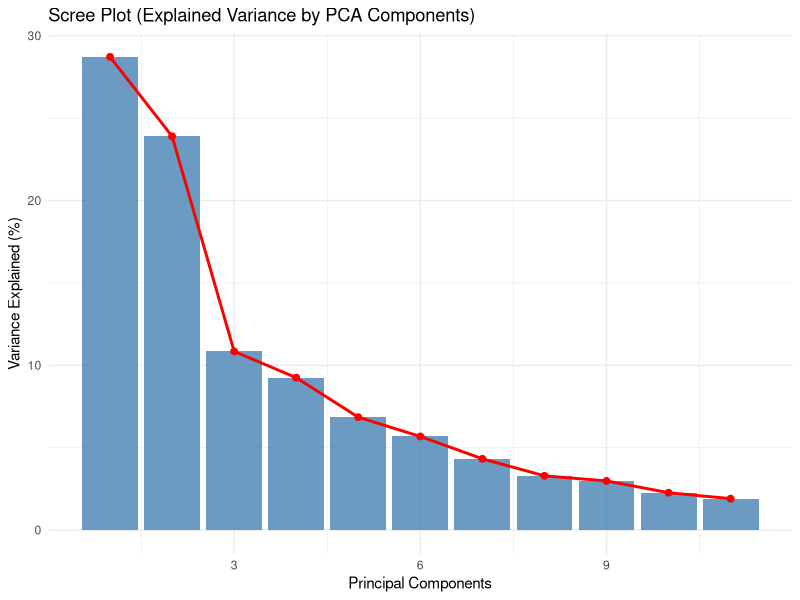
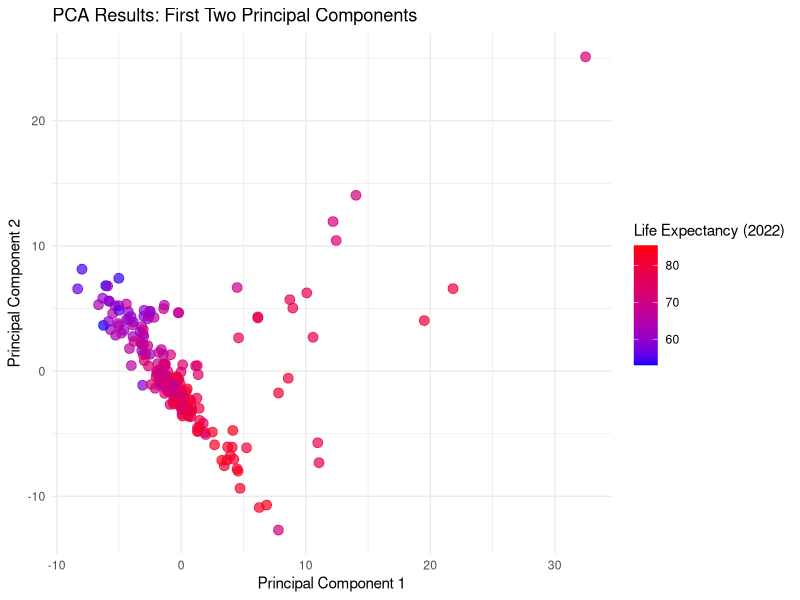
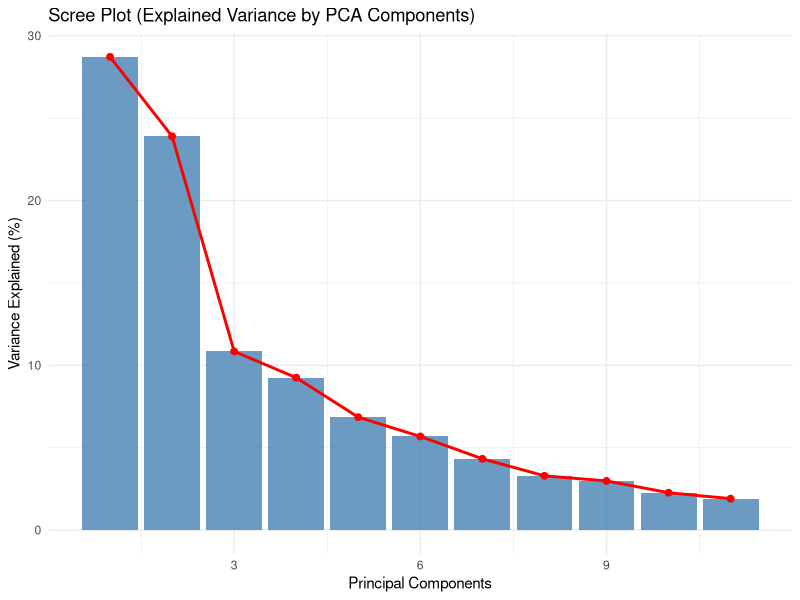
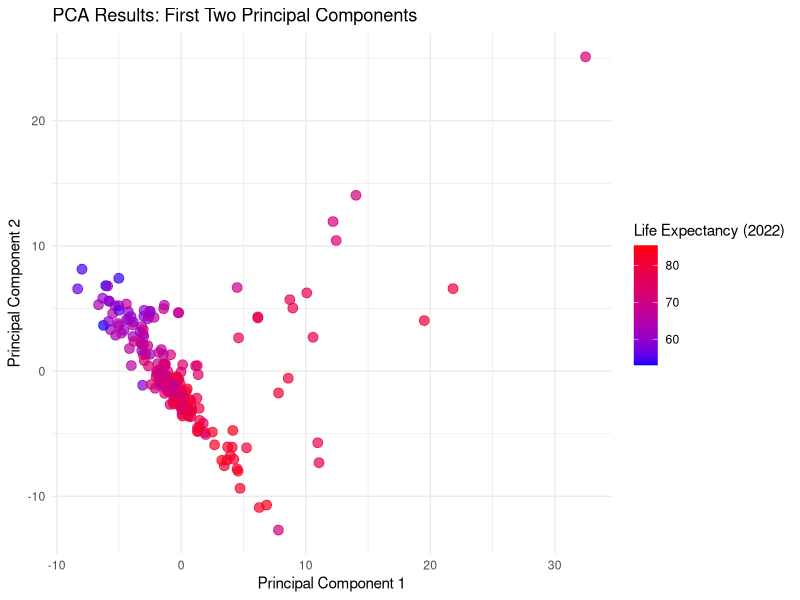

R code for these plots, in order: (Note: this script raises an error after producing the figures.)
## ---- chunk 1
# Load Required Libraries
library(readr)
library(dplyr)
library(tidyr)
library(caret)
library(ggplot2)
library(Metrics)
## ---- chunk 2
# Read the imputed data
imputed_data <- read_csv("data/imputed_data.csv")

# Exclude other years' life_expectancy variables
prepared_data <- imputed_data %>%
  select(-starts_with("life_expectancy_"), life_expectancy_2022, country, countryiso3code) %>%
  select(where(is.numeric)) # Keep only numeric variables

# Split into predictors (X) and target (Y)
target <- "life_expectancy_2022"
X <- prepared_data %>% select(-all_of(target))
Y <- prepared_data[[target]]
## ---- chunk 3
set.seed(123)  # For reproducibility
train_index <- createDataPartition(Y, p = 0.8, list = FALSE)

# Training data
train_data <- prepared_data[train_index, ]
X_train <- train_data %>% select(-life_expectancy_2022)
Y_train <- train_data$life_expectancy_2022

# Testing data
test_data <- prepared_data[-train_index, ]
X_test <- test_data %>% select(-life_expectancy_2022)
Y_test <- test_data$life_expectancy_2022
## ---- chunk 4
# Perform PCA on the training set predictors
preProcess_pca <- preProcess(X_train, method = "pca", thresh = 0.95) # Retain 95% variance
X_train_pca <- predict(preProcess_pca, X_train)

# Apply PCA transformation to testing data
X_test_pca <- predict(preProcess_pca, X_test)

# Combine PCA-transformed training predictors with the target variable
train_pca_data <- cbind(X_train_pca, life_expectancy_2022 = Y_train)

print(preProcess_pca)
## ---- chunk 5
# Calculate variance explained
explained_variance <- apply(X_train_pca, 2, var) / sum(apply(X_train_pca, 2, var)) * 100

# Create a data frame for the scree plot
scree_data <- data.frame(PC = seq_along(explained_variance), Variance = explained_variance)

# Create the scree plot
scree_plot <- ggplot(scree_data, aes(x = PC, y = Variance)) +
  geom_bar(stat = "identity", fill = "steelblue", alpha = 0.8) +
  theme_minimal() +
  labs(
    title = "Scree Plot (Explained Variance by PCA Components)",
    x = "Principal Components",
    y = "Variance Explained (%)"
  ) +
  geom_line(aes(group = 1), color = "red", size = 1) +
  geom_point(color = "red", size = 2)

# Save and display the scree plot
print(scree_plot)
ggsave("plot/pca_scree_plot.png", plot = scree_plot, width = 10, height = 6)
## ---- chunk 6
# Convert the PCA-transformed training data into a data frame
pca_data <- as.data.frame(X_train_pca)
pca_data$life_expectancy_2022 <- Y_train  # Add the target variable for coloring

# Create scatterplot for the first two principal components
scatter_plot <- ggplot(pca_data, aes(x = PC1, y = PC2, color = life_expectancy_2022)) +
  geom_point(alpha = 0.7, size = 3) +
  scale_color_gradient(low = "blue", high = "red") +
  theme_minimal() +
  labs(
    title = "PCA Results: First Two Principal Components",
    x = "Principal Component 1",
    y = "Principal Component 2",
    color = "Life Expectancy (2022)"
  )

# Save and display the scatter plot
print(scatter_plot)
ggsave("plot/pca_scatter_plot.png", plot = scatter_plot, width = 10, height = 6)
## ---- chunk 7
# Set up cross-validation
control <- trainControl(method = "cv", number = 5)  # 5-fold cross-validation

# Train Linear Regression
model_lm <- train(life_expectancy_2022 ~ ., data = train_pca_data,
                  method = "lm", trControl = control)

# Train Random Forest
model_rf <- train(life_expectancy_2022 ~ ., data = train_pca_data,
                  method = "rf", trControl = control)

# Train Support Vector Machine (Radial Kernel)
model_svm <- train(life_expectancy_2022 ~ ., data = train_pca_data,
                   method = "svmRadial", trControl = control)

# Train Gradient Boosting Machine
model_gbm <- train(life_expectancy_2022 ~ ., data = train_pca_data,
                   method = "gbm", trControl = control, verbose = FALSE)

# Summarize cross-validation results for all models
cv_results <- resamples(list(
  Linear_Regression = model_lm,
  Random_Forest = model_rf,
  SVM = model_svm,
  Gradient_Boosting = model_gbm
))

# Display CV performance summary
print(summary(cv_results))

# Save boxplot comparing cross-validation results
bwplot(cv_results)
ggsave("plot/cv_model_comparison.png", width = 10, height = 6)
## ---- chunk 8
# Prepare test data
test_pca_data <- cbind(X_test_pca, life_expectancy_2022 = Y_test)

# Helper function to evaluate performance
evaluate_model <- function(model, X_test, Y_test) {
  predictions <- predict(model, newdata = X_test)
  rmse_val <- rmse(Y_test, predictions)
  r2_val <- cor(Y_test, predictions)^2
  return(list(predictions = predictions, rmse = rmse_val, r2 = r2_val))
}

# Evaluate each model
lm_eval <- evaluate_model(model_lm, X_test_pca, Y_test)
rf_eval <- evaluate_model(model_rf, X_test_pca, Y_test)
svm_eval <- evaluate_model(model_svm, X_test_pca, Y_test)
gbm_eval <- evaluate_model(model_gbm, X_test_pca, Y_test)

# Combine evaluation results into a data frame
evaluation_results <- data.frame(
  Model = c("Linear Regression", "Random Forest", "SVM", "Gradient Boosting"),
  RMSE = c(lm_eval$rmse, rf_eval$rmse, svm_eval$rmse, gbm_eval$rmse),
  R2 = c(lm_eval$r2, rf_eval$r2, svm_eval$r2, gbm_eval$r2)
)

# Save and display evaluation results
write_csv(evaluation_results, "data/evaluation_results.csv")
print(evaluation_results)
## ---- chunk 9
# Prepare data for visualization
test_results <- data.frame(
  Actual = Y_test,
  Linear_Regression = lm_eval$predictions,
  Random_Forest = rf_eval$predictions,
  SVM = svm_eval$predictions,
  Gradient_Boosting = gbm_eval$predictions
)

# Create scatterplot comparing predictions and actual values
scatter_plot <- ggplot(test_results, aes(x = Actual)) +
  geom_point(aes(y = Linear_Regression, color = "Linear Regression")) +
  geom_point(aes(y = Random_Forest, color = "Random Forest")) +
  geom_point(aes(y = SVM, color = "SVM")) +
  geom_point(aes(y = Gradient_Boosting, color = "Gradient Boosting")) +
  theme_minimal() +
  labs(
    title = "Predictions vs Actual Life Expectancy (2022)",
    x = "Actual Life Expectancy (2022)",
    y = "Predicted Life Expectancy (2022)",
    color = "Model"
  )

# Save and display the scatter plot
ggsave("plot/predictions_vs_actual.png", plot = scatter_plot, width = 10, height = 10)
print(scatter_plot)
## ---- chunk 10

library(caret)
library(FactoMineR)

# Extract PCA loadings from preProcess object
pca_loadings <- preProcess_pca$rotation

# Extract feature importance of PCs from the random forest model
pc_importance <- varImp(model_rf)$importance$Overall

# Compute original feature importance
original_importance <- rowSums((pca_loadings^2) %*% diag(pc_importance))
names(original_importance) <- rownames( )

# Sort and display
original_importance <- sort(original_importance, decreasing = TRUE)

importance_df <- data.frame(
  Variable = names(original_importance),
  Importance = original_importance
) %>%
  arrange(desc(Importance)) %>%  # descending order
  slice(1:20)


ggplot(importance_df, aes(x = reorder(Variable, Importance), y = Importance)) +
  geom_bar(stat = "identity", fill = "skyblue") +
  coord_flip() +  
  labs(
    title = "Feature Importance (Original Variables)",
    x = "Original Variables",
    y = "Importance"
  ) +
  theme_minimal() +  
  theme(
    axis.text.y = element_text(size = 10),  
    axis.title = element_text(size = 12),  
    plot.title = element_text(size = 14, hjust = 0.5) 
  )
